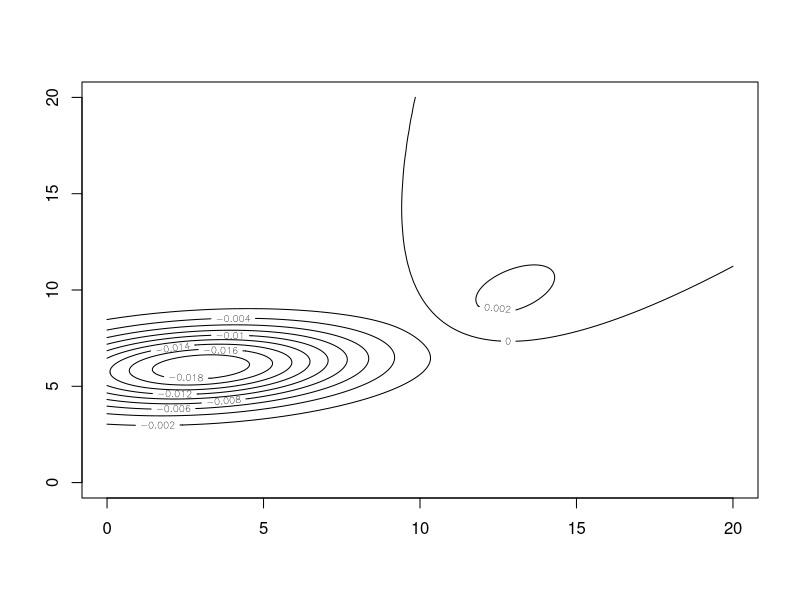

Write the R code that produced this figure.
## ---- chunk 1
knitr::opts_chunk$set(echo = TRUE)
## ---- chunk 2
greasy <- function(x, y) {
    0.1 / (6 * sqrt(3) * pi) * exp((-139-x^2+7*y+16*x+x*y-y^2) / 3)
}
tiger <- function(x, y) {
    0.9 / (3 * sqrt(23) * pi) * exp((-207-x^2+69*y+x*y-6*y^2) / 23)
}
difffunc <- function(x, y) {
    greasy(x,y) - tiger(x,y)
}
x <- y <- seq(0, 20, length= 200)
z <- outer(x, y, difffunc)
contour(x, y, z)
